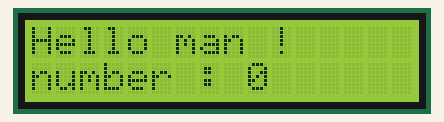
Simulated run of this sketch. Board: Arduino Uno, built with avr-gcc and run on an emulated ATmega328P. On the bench: 16×2 character LCD.

Above: at 0.1 s.
At 1.1 s:
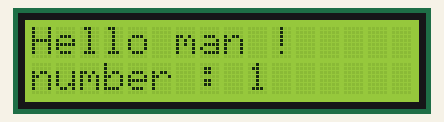
At 2.1 s:
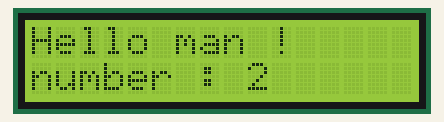
At 4.1 s:
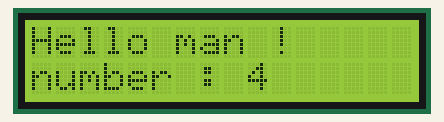
At 6.1 s:
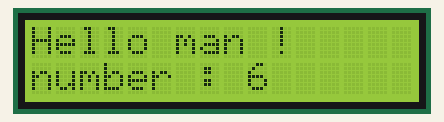
At 9.1 s:
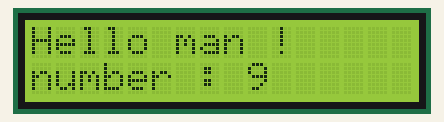

The sketch:

main.ino
```cpp
// Nguyen Hai Duong
// jun 18 2017
// example of LiquidCrystal lib for LCD 16x2
#include <LiquidCrystal.h>

LiquidCrystal lcd(8, 9, 4, 5, 6, 7);      // select the pins used on the LCD panel

void setup() {
   lcd.begin(16, 2);               // start LCD library
   lcd.clear();
   lcd.print("Hello man !");
   lcd.setCursor(0, 1);
   lcd.print("number : ");
}

void loop() {
   for (size_t i = 0; i < 10; i++) {
      lcd.setCursor(9, 1);
      lcd.print(i);
      delay(1000);
   }
}
```

Measured:
- by itself, everything shown: repeats every 10.0 s, in 10 steps
- what the display in image 1 shows lasts 1.0 s, from 1.1 s to 2.1 s
